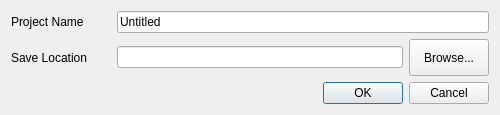
<?xml version="1.0" encoding="UTF-8"?>
<ui version="4.0">
 <class>NewProjectWizard</class>
 <widget class="QDialog" name="NewProjectWizard">
  <property name="geometry">
   <rect>
    <x>0</x>
    <y>0</y>
    <width>500</width>
    <height>115</height>
   </rect>
  </property>
  <property name="windowTitle">
   <string>New Project Wizard</string>
  </property>
  <layout class="QVBoxLayout" name="verticalLayout">
   <item>
    <layout class="QHBoxLayout" name="horizontalLayout_2">
     <item>
      <widget class="QLabel" name="label_3">
       <property name="minimumSize">
        <size>
         <width>100</width>
         <height>0</height>
        </size>
       </property>
       <property name="text">
        <string>Project Name</string>
       </property>
      </widget>
     </item>
     <item>
      <widget class="QLineEdit" name="ui_projectName">
       <property name="minimumSize">
        <size>
         <width>0</width>
         <height>0</height>
        </size>
       </property>
       <property name="text">
        <string>Untitled</string>
       </property>
      </widget>
     </item>
    </layout>
   </item>
   <item>
    <layout class="QHBoxLayout" name="horizontalLayout">
     <item>
      <widget class="QLabel" name="label_2">
       <property name="minimumSize">
        <size>
         <width>100</width>
         <height>0</height>
        </size>
       </property>
       <property name="text">
        <string>Save Location</string>
       </property>
      </widget>
     </item>
     <item>
      <widget class="QLineEdit" name="ui_saveLocation">
       <property name="readOnly">
        <bool>true</bool>
       </property>
      </widget>
     </item>
     <item>
      <widget class="QPushButton" name="ui_browse">
       <property name="maximumSize">
        <size>
         <width>16777215</width>
         <height>100</height>
        </size>
       </property>
       <property name="text">
        <string>Browse...</string>
       </property>
      </widget>
     </item>
    </layout>
   </item>
   <item>
    <widget class="QDialogButtonBox" name="buttonBox">
     <property name="orientation">
      <enum>Qt::Horizontal</enum>
     </property>
     <property name="standardButtons">
      <set>QDialogButtonBox::Cancel|QDialogButtonBox::Ok</set>
     </property>
    </widget>
   </item>
  </layout>
 </widget>
 <resources/>
 <connections>
  <connection>
   <sender>buttonBox</sender>
   <signal>accepted()</signal>
   <receiver>NewProjectWizard</receiver>
   <slot>accept()</slot>
   <hints>
    <hint type="sourcelabel">
     <x>248</x>
     <y>254</y>
    </hint>
    <hint type="destinationlabel">
     <x>157</x>
     <y>274</y>
    </hint>
   </hints>
  </connection>
  <connection>
   <sender>buttonBox</sender>
   <signal>rejected()</signal>
   <receiver>NewProjectWizard</receiver>
   <slot>reject()</slot>
   <hints>
    <hint type="sourcelabel">
     <x>316</x>
     <y>260</y>
    </hint>
    <hint type="destinationlabel">
     <x>286</x>
     <y>274</y>
    </hint>
   </hints>
  </connection>
 </connections>
</ui>
